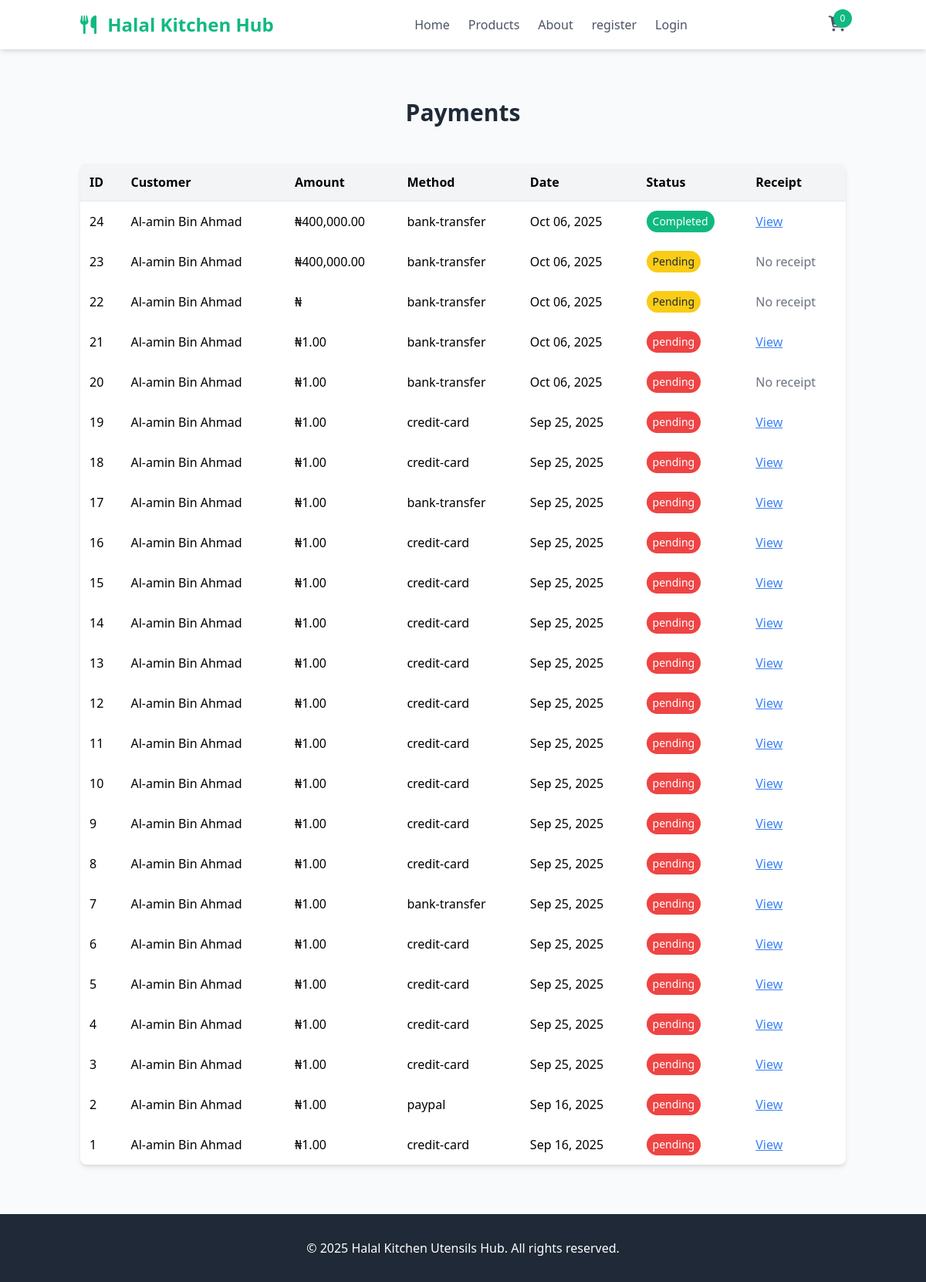
Page /all-payments/ on the earlier database version.
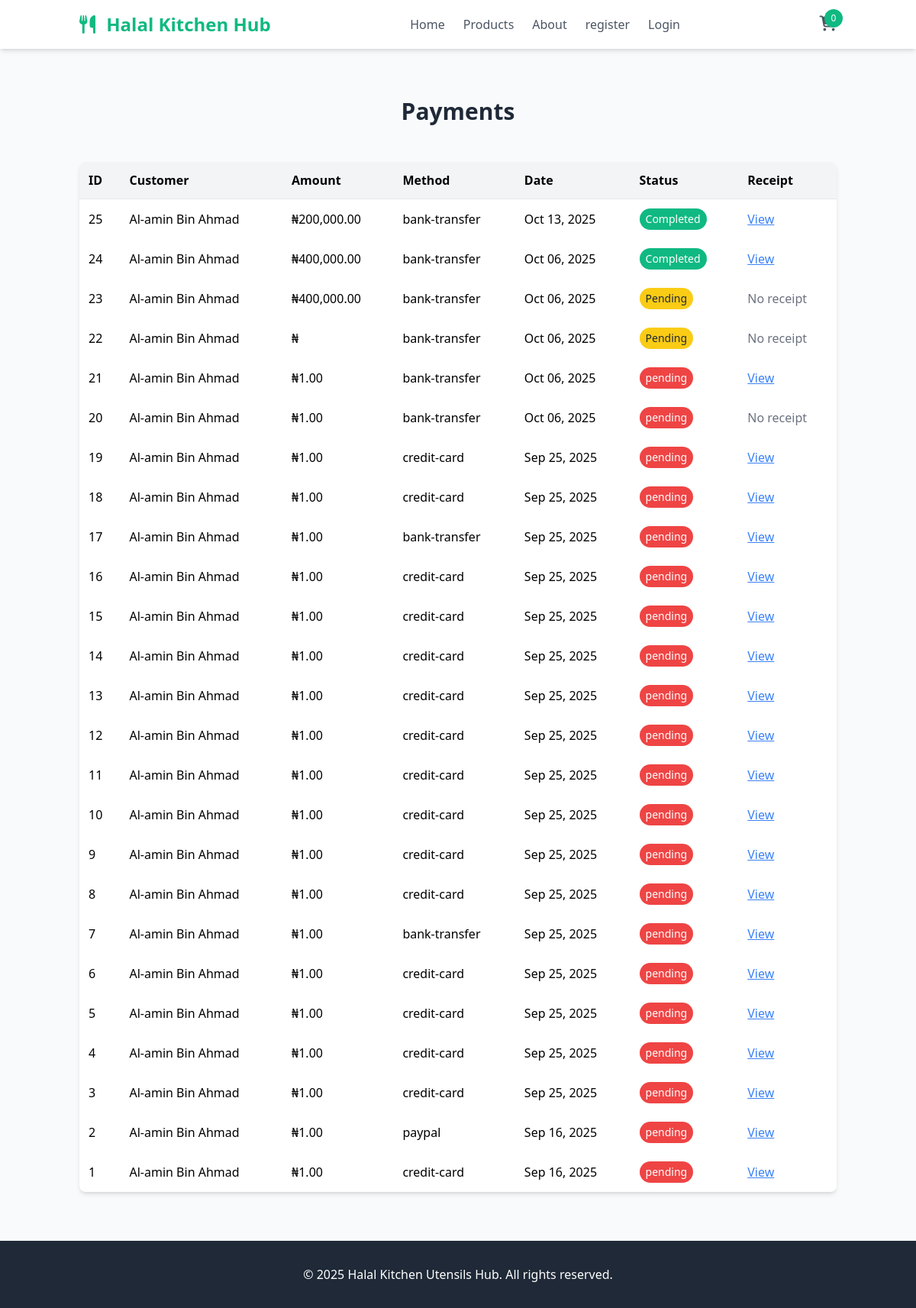
Same page on the later database version.
### halalKitchenApp/models.py (models this page shows)
class Order(models.Model):
    full_name = models.CharField(max_length=200)
    address = models.TextField()
    phone = models.CharField(max_length=20)
    payment_method = models.CharField(max_length=50)
    created_at = models.DateTimeField(auto_now_add=True)
    total = models.DecimalField(max_digits=10, decimal_places=2, null=True, blank=True)
    status = models.CharField(blank=True, default='pending')
    receipt = models.ImageField(upload_to='receipts/')

### halalKitchenApp/views.py (the view)
# urls.py: path("all-payments/", views.all_payments, name="all-payments"),
def all_payments(request):
    current_user = request.user
    products = models.Product.objects.all()
    users = models.AuthModel.objects.all().exclude(is_superuser=True)
    orders = models.Order.objects.all().order_by('-id')
    total_order = models.OrderItem.objects.aggregate(total_price=Sum('price'))['total_price']
    saved_carts = None
    if request.user.is_authenticated:
        saved_carts = models.CartItem.objects.filter(user=current_user)
    context = {
        "current_user": current_user,
        "products": products,
        "saved_carts": saved_carts,
        "users": users,
        "total_order": total_order,
        "orders": orders,
    }
    return render(request, "all-payments.html", context)

### templates/all-payments.html
{% extends "base.html" %}
{% block content %}
{% load humanize %}
<section class="py-12 sm:py-16">
    <div class="container mx-auto px-4">
        <h2 class="text-2xl sm:text-3xl font-bold text-center text-gray-800 mb-8 sm:mb-12">Payments</h2>
        <div class="overflow-x-auto bg-white rounded-lg shadow-md">
            <table class="min-w-full text-left text-sm sm:text-base">
                <thead class="bg-gray-100 border-b">
                    <tr>
                        <th class="p-2 sm:p-3">ID</th>
                        <th class="p-2 sm:p-3">Customer</th>
                        <th class="p-2 sm:p-3">Amount</th>
                        <th class="p-2 sm:p-3">Method</th>
                        <th class="p-2 sm:p-3">Date</th>
                        <th class="p-2 sm:p-3">Status</th>
                        <th class="p-2 sm:p-3">Receipt</th>
                    </tr>
                </thead>
                <tbody>
                    {% if orders %}
                        {% for order in orders %}
                        <tr>
                            <td class="p-2 sm:p-3">{{ order.id }}</td>
                            <td class="p-2 sm:p-3">{{ order.full_name }}</td>
                            <td class="p-2 sm:p-3">₦{{ order.total|floatformat:2|intcomma }}</td>
                            <td class="p-2 sm:p-3">{{ order.payment_method }}</td>
                            <td class="p-2 sm:p-3">{{ order.created_at|date:"M d, Y" }}</td>
                            <td class="p-2 sm:p-3">
                                <a href="/approve/{{order.id}}">
                                    <span class="inline-block px-2 py-1 rounded-full text-xs sm:text-sm
                                        {% if order.status == 'Completed' %} bg-halal-green text-white
                                        {% elif order.status == 'Pending' %} bg-yellow-400 text-gray-800
                                        {% else %} bg-red-500 text-white {% endif %}">
                                        {{ order.status }}
                                    </span>
                                </a>
                            </td>
                            <td class="p-2 sm:p-3">
                                {% if order.receipt %}
                                    <a href="{{ order.receipt.url }}" target="_blank" class="text-blue-500 underline">View</a>
                                {% else %}
                                    <span class="text-gray-500">No receipt</span>
                                {% endif %}
                            </td>
                        </tr>
                        {% endfor %}
                    {% else %}
                        <tr>
                            <td colspan="7" class="p-2 sm:p-3 text-gray-500 text-center">No payments available.</td>
                        </tr>
                    {% endif %}
                </tbody>
            </table>
        </div>
    </div>
</section>
{% endblock %}

Differences in the rows shown:
added Order: id "25", full_name "Al-amin Bin Ahmad", total "200,000.00", payment_method "bank-transfer", created_at "Oct 13, 2025", status "Completed"
